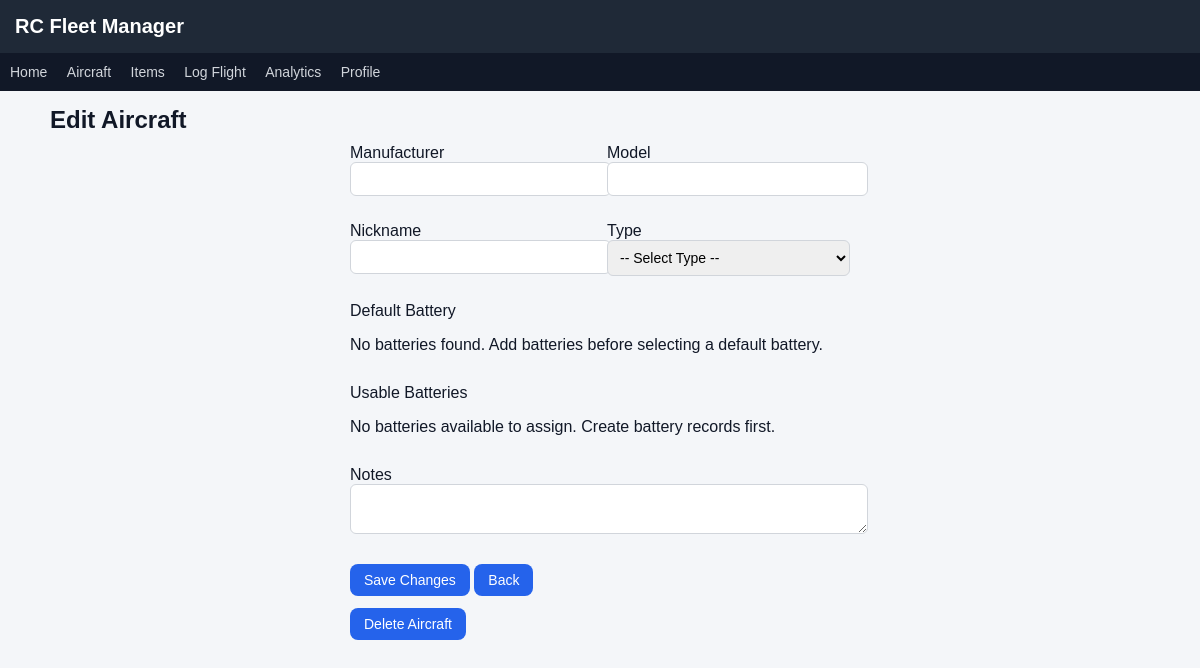
The app's page /edit_aircraft/1, older data.
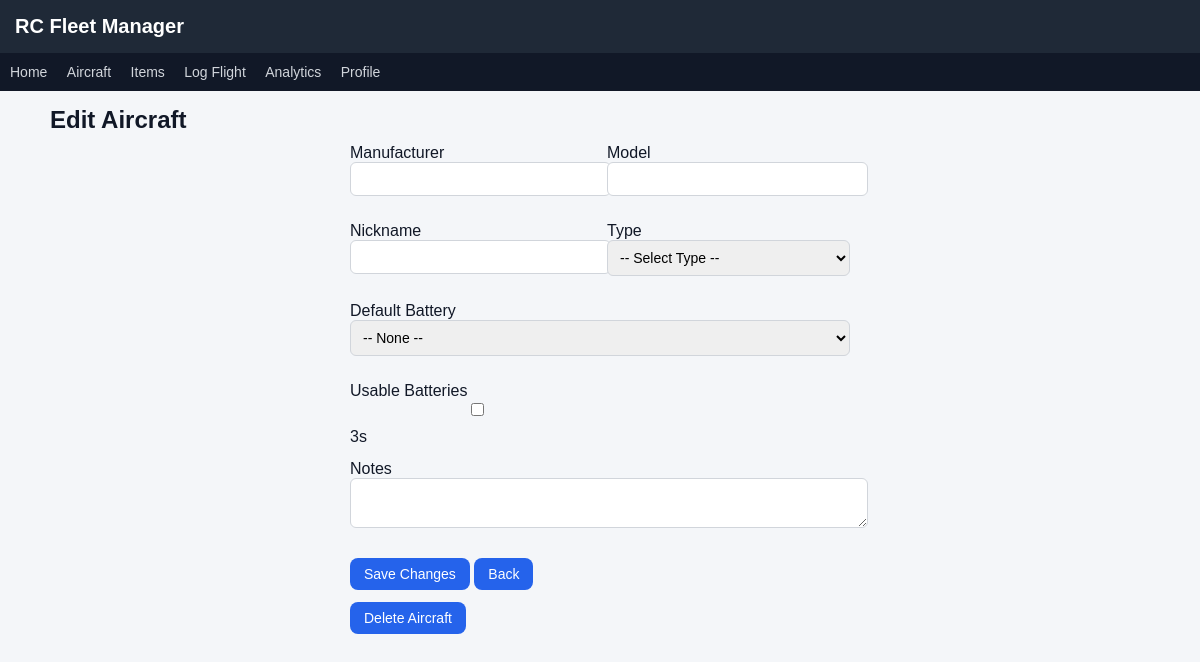
The same page, newer data.
### tables this page shows
CREATE TABLE batteries (
        id INTEGER PRIMARY KEY,
        name TEXT NOT NULL,
        capacity INTEGER,
        cells INTEGER,
        cycles INTEGER DEFAULT 0,
        last_used_date TEXT
    );

### app.py (the view, shortened to what this page needs)
@app.route("/edit_aircraft/<int:aircraft_id>", methods=["GET", "POST"])
def edit_aircraft(aircraft_id):
    db = get_db()
    batteries = db.execute(
        "SELECT * FROM batteries ORDER BY name"
    ).fetchall()
    aircraft = db.execute(
        "SELECT * FROM aircraft WHERE id=?",
        (aircraft_id,)
    ).fetchone()
    assigned = db.execute("""
    SELECT battery_id
    FROM aircraft_batteries
    WHERE aircraft_id=?
    """, (aircraft_id,)).fetchall()
    assigned_ids = [a["battery_id"] for a in assigned]
    return render_template(
        "edit_aircraft.html",
        aircraft=aircraft,
        batteries=batteries,
        assigned_ids=assigned_ids
    )

### app.py (called while the page is built)
@app.before_request
def initialize_app():
    global sync_done
    if not sync_done:
        sync_battery_items()
        sync_done = True

### database.py (called while the page is built)
def get_db():
    conn = sqlite3.connect("rc_fleet.db")
    conn.row_factory = sqlite3.Row
    return conn

### templates/edit_aircraft.html (shortened to what this page needs)
{% extends "base.html" %}
{% block content %}
<h2>Edit Aircraft</h2>
<div class="form-container">
<form method="POST">
<div class="form-grid">
<div>
<label>Manufacturer</label>
<input type="text" name="manufacturer" value="{{ aircraft.manufacturer }}">
</div>
<div>
<label>Model</label>
<input type="text" name="model" value="{{ aircraft.model }}">
</div>
<div>
<label>Nickname</label>
<input type="text" name="name" value="{{ aircraft.name }}" required>
</div>
<div>
<label>Type</label>
<select name="type">
<option value="">-- Select Type --</option>
</select>
</div>
<div class="form-grid-full">
<label>Default Battery</label>
{% if batteries %}
<select name="default_battery" id="default_battery">
<option value="">-- None --</option>
</select>
{% else %}
<p class="note">No batteries found. Add batteries before selecting a default battery.</p>
{% endif %}
</div>
<div class="form-grid-full">
<label>Usable Batteries</label>
{% if batteries %}
<div class="battery-list">
{% for b in batteries %}
<label>
<input type="checkbox"
name="usable_batteries[]"
value="{{ b.id }}"
>
{{ b.name }}
</label>
{% endfor %}
</div>
{% else %}
<p class="note">No batteries available to assign. Create battery records first.</p>
{% endif %}
</div>
<div class="form-grid-full">
<label>Notes</label>
<textarea name="notes">{{ aircraft.notes }}</textarea>
</div>
<div class="form-grid-full form-actions">
<button class="btn" type="submit">Save Changes</button>
<a class="btn secondary" href="/aircraft">Back</a>
</div>
</div>
</form>
<form method="POST" action="/delete_aircraft/{{ aircraft.id }}" onsubmit="return confirm('Delete this aircraft and all associated flights?');">
    <button class="btn danger" type="submit">Delete Aircraft</button>
</form>
</div>
{% endblock %}

Row changes from the older to the newer data that the page shows:
added batteries: name "3s"
Text that changed along with them:
form field default_battery: (not shown) → "-- None --"
text no longer shown: "No batteries found. Add batteries before selecting a default battery. No batteries available to assign. Create battery records first."
